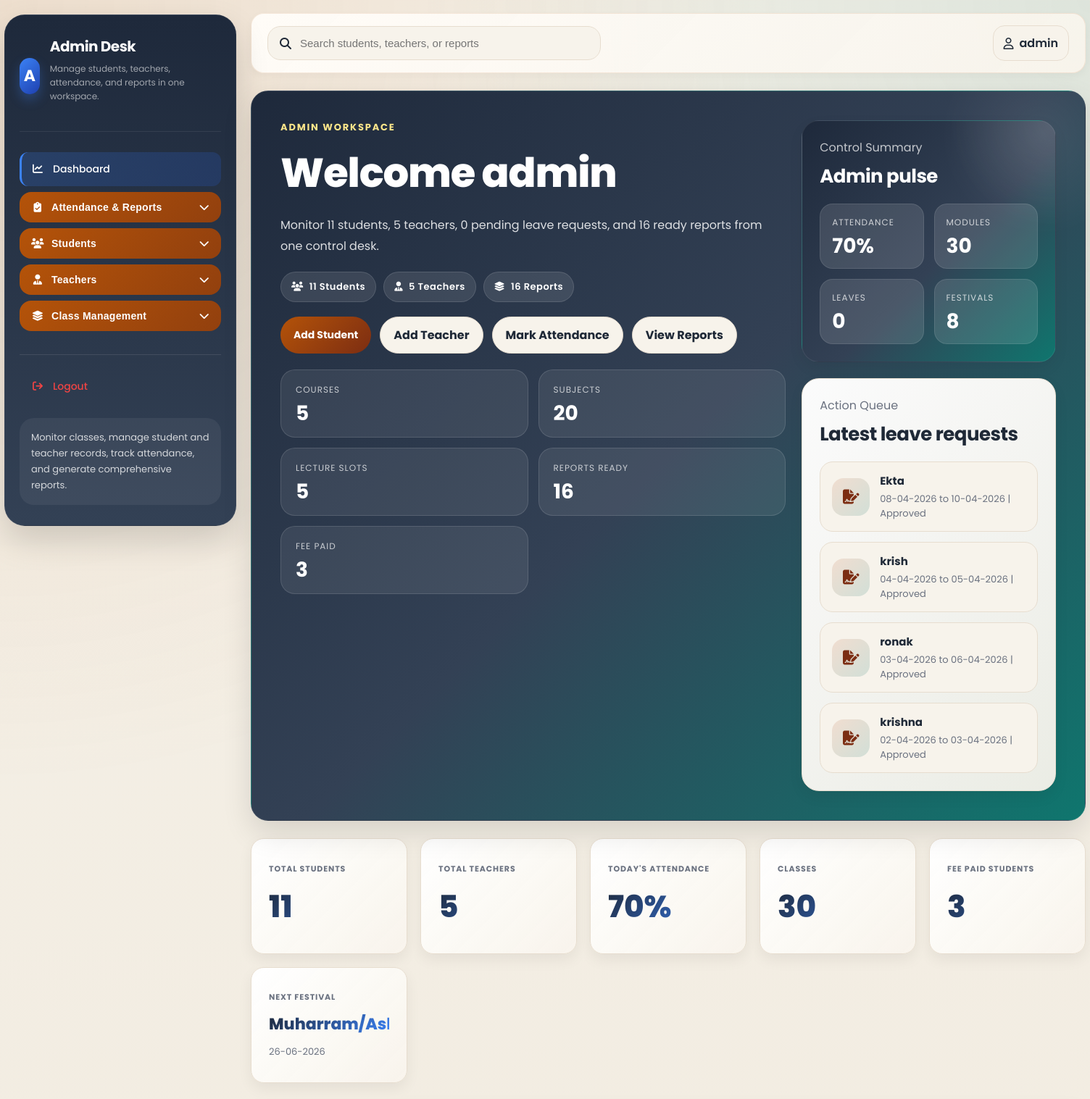
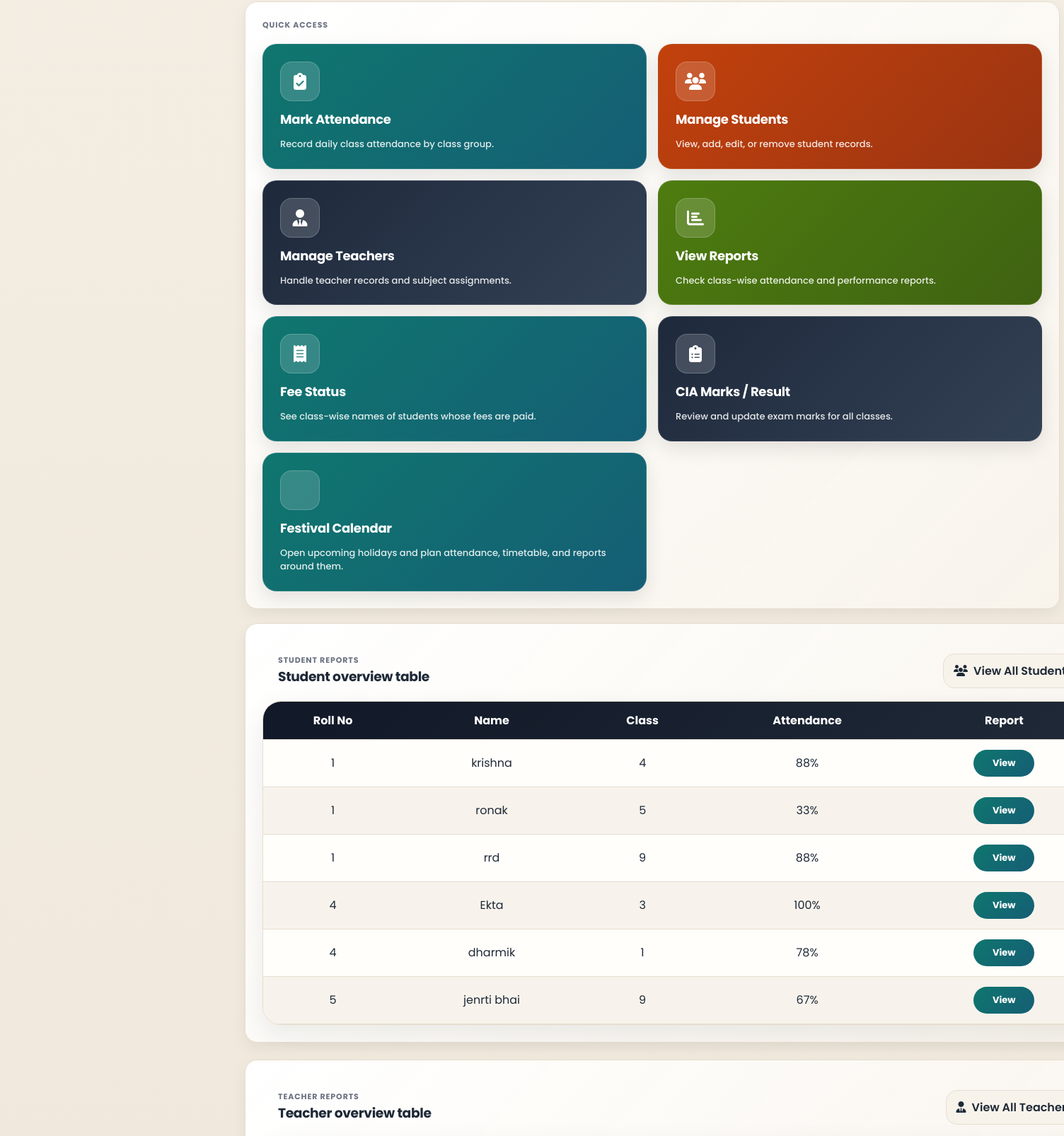
Page /admin (signed in, upper part) on the earlier database version (2 pictures, top to bottom).
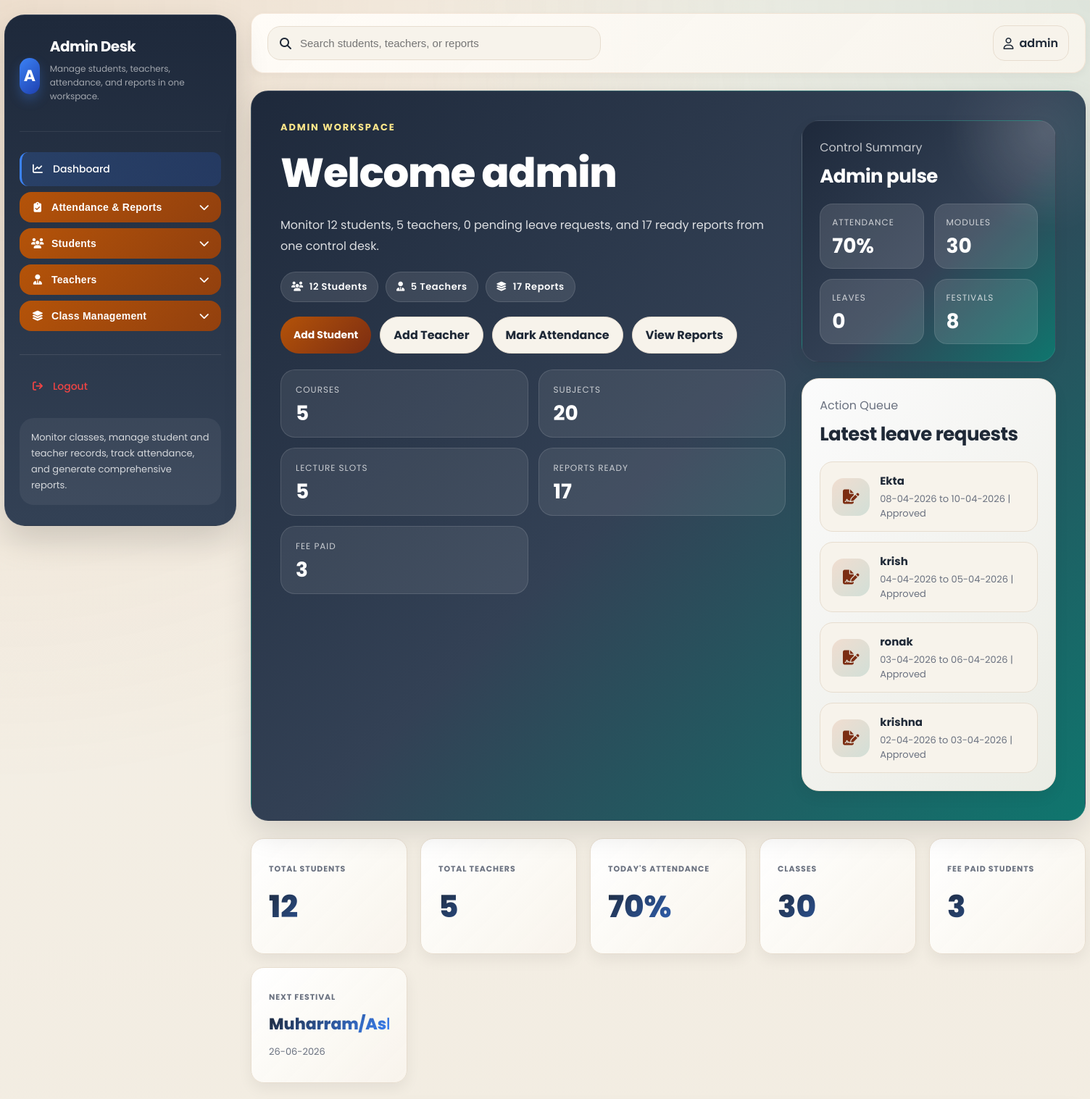
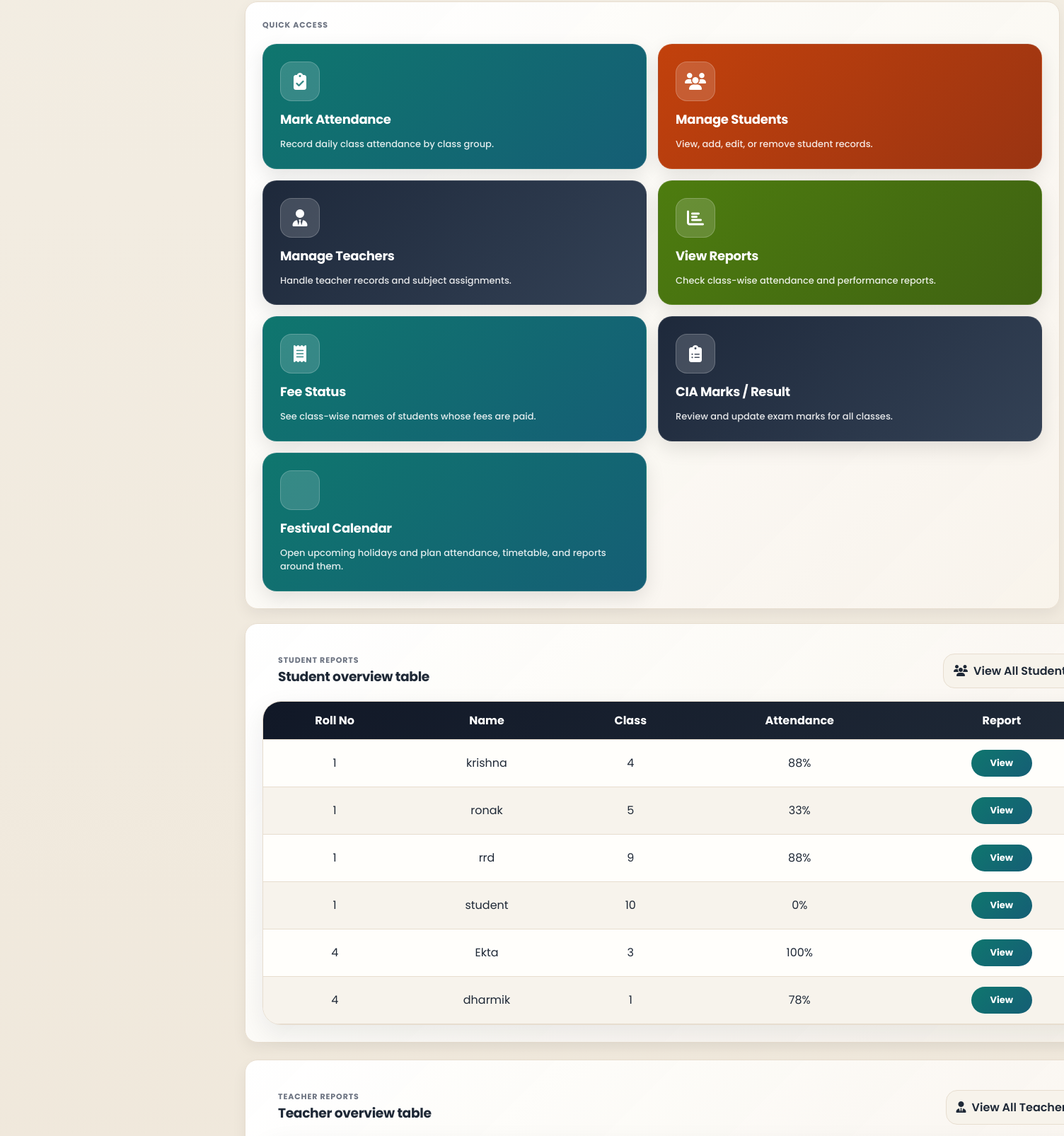
Same page on the later database version (2 pictures, top to bottom).
### tables this page shows
CREATE TABLE student_leaves(
            id INTEGER PRIMARY KEY AUTOINCREMENT,
            student_id INTEGER,
            leave_kind TEXT,
            leave_type TEXT,
            from_date TEXT,
            to_date TEXT,
            remarks TEXT,
            status TEXT DEFAULT 'Pending',
            created_at TEXT DEFAULT CURRENT_TIMESTAMP
        );

CREATE TABLE users(
        id INTEGER PRIMARY KEY AUTOINCREMENT,
        rollno INTEGER,
        username TEXT UNIQUE,
        password TEXT,
        gender TEXT,
        mobile TEXT,
        address TEXT,
        photo TEXT,
        enroll TEXT,
        blood TEXT,
        school TEXT,
        birthdate TEXT
    , role TEXT DEFAULT 'student', class TEXT);

### app.py (the view)
@app.route("/admin")
def admin():
    if "user" not in session:
        return redirect("/")
    if session.get("role") != "admin":
        return redirect("/admin_login")
    with db() as con:
        admin_user = con.execute(
            "SELECT * FROM users WHERE username=?",
            (session["user"],)
        ).fetchone()
        today_text = date.today().isoformat()
        users = con.execute("""
            SELECT
                users.*,
                SUM(CASE WHEN lecture_attendance.status='Present' THEN 1 ELSE 0 END) AS present_count,
                SUM(CASE WHEN lecture_attendance.status IN ('Present', 'Absent') THEN 1 ELSE 0 END) AS total_count
            FROM users
            LEFT JOIN lecture_attendance ON lecture_attendance.student_id = users.id
            WHERE users.role='student'
            GROUP BY users.id
            ORDER BY users.rollno, users.username
        """).fetchall()
        teachers = con.execute("""
            SELECT
                teachers.*,
                SUM(CASE WHEN teacher_attendance.status='Present' THEN 1 ELSE 0 END) AS present_count,
                COUNT(teacher_attendance.id) AS total_count
            FROM teachers
            LEFT JOIN teacher_attendance ON teacher_attendance.teacher_id = teachers.id
            GROUP BY teachers.id
            ORDER BY TRIM(teachers.name), teachers.username
            LIMIT 30
        """).fetchall()
        leave_requests = get_student_leave_requests(con, limit=12)
        student_present_total = sum((row["present_count"] or 0) for row in users)
        student_record_total = sum((row["total_count"] or 0) for row in users)
        attendance_health = int(safe_percent(student_present_total, student_record_total))
        course_count = con.execute("SELECT COUNT(*) FROM courses").fetchone()[0]
        subject_count = con.execute("SELECT COUNT(*) FROM subjects").fetchone()[0]
        lecture_slot_count = con.execute("SELECT COUNT(*) FROM lecture_slots").fetchone()[0]
        lecture_count = con.execute("SELECT COUNT(*) FROM lectures").fetchone()[0]
        pending_leave_count = con.execute(
            "SELECT COUNT(*) FROM student_leaves WHERE status='Pending'"
        ).fetchone()[0]
        paid_fee_count = con.execute(
            """
            SELECT COUNT(DISTINCT student_id)
            FROM fee_payments
            WHERE fee_type='Academic Fee'
            """
        ).fetchone()[0]
        open_modules = course_count + subject_count + lecture_slot_count
        reports_ready = len(users) + len(teachers)
        attendance_trend = get_recent_attendance_chart(con, limit=5)
        ensure_festival_calendar(con)
        festival_count = con.execute(
            "SELECT COUNT(*) FROM festivals WHERE festival_date >= ?",
            (today_text,)
        ).fetchone()[0]
        next_festival = con.execute(
            """
            SELECT festival_date, name
            FROM festivals
            WHERE festival_date >= ?
            ORDER BY festival_date, id
            LIMIT 1
            """,
            (today_text,)
        ).fetchone()
    search_items = [
        {"label": "Student List", "meta": "View all students", "url": "/list"},
        {"label": "Teachers List", "meta": "Manage teacher records", "url": "/teachers"},
        {"label": "Attendance", "meta": "Open daily attendance", "url": "/attendance"},
        {"label": "Lecture Attendance", "meta": "Open lecture attendance", "url": "/lecture_attendance"},
        {"label": "Teacher Attendance", "meta": "Track teacher attendance", "url": "/teacher_attendance"},
        {"label": "Courses", "meta": "Manage courses", "url": "/courses"},
        {"label": "Subjects", "meta": "Manage subjects", "url": "/subjects"},
        {"label": "Manage Timetable", "meta": "Build a new timetable", "url": "/manage_timetable"},
        {"label": "Weekly Report", "meta": "Open weekly attendance report", "url": "/weekly_attendance"},
        {"label": "Timetable", "meta": "Open lecture timetable", "url": "/timetable"},
        {"label": "Fee Status", "meta": "See students who paid class fees", "url": "/fee_status"},
    ]
    for student in users[:50]:
        search_items.append({
            "label": student["username"],
            "meta": f"Student report | Roll No: {student['rollno'] or '-'}",
            "url": f"/report/{student['id']}"
        })
    for teacher in teachers:
        teacher_name = teacher["name"] or teacher["username"] or "Teacher"
        teacher_username = teacher["username"] or "-"
        teacher_subject = teacher["subject"] or "No subject assigned"
        search_items.append({
            "label": teacher_name,
            "meta": f"Teacher | {teacher_subject} | {teacher_username}",
            "url": f"/teacher_report/{teacher['id']}"
        })
    return render_template(
        "admin/admin.html",
        users=users,
        teachers=teachers,
        admin_user=admin_user,
        search_items=search_items,
        leave_requests=leave_requests,
        attendance_health=attendance_health,
        open_modules=open_modules,
        reports_ready=reports_ready,
        course_count=course_count,
        subject_count=subject_count,
        lecture_slot_count=lecture_slot_count,
        lecture_count=lecture_count,
        festival_count=festival_count,
        next_festival=next_festival,
        pending_leave_count=pending_leave_count,
        paid_fee_count=paid_fee_count,
        student_report_count=len(users),
        teacher_report_count=len(teachers),
        attendance_trend=attendance_trend,
        weekly_timetable=get_weekly_timetable(),
    )

### app.py (called while the page is built)
def db():
    con = sqlite3.connect(app.config["DATABASE_PATH"])
    con.row_factory = sqlite3.Row
    return con

def format_display_date(value):
    try:
        return date.fromisoformat(value).strftime("%d-%m-%Y")
    except (TypeError, ValueError):
        return value or "-"

def format_timetable_range(start_time, end_time):
    if start_time and end_time:
        return f"{start_time} to {end_time}"
    return start_time or end_time or ""

def get_weekly_timetable(con=None):
    owns_connection = con is None
    if owns_connection:
        con = db()
    try:
        rows = fetch_timetable_rows(con)
    finally:
        if owns_connection:
            con.close()
    return {
        "meta": TIMETABLE_META,
        "days": TIMETABLE_DAYS,
        "rows": rows or TIMETABLE_ROWS,
    }

def safe_percent(part, total):
    return round((part * 100 / total), 0) if total else 0

### templates/admin/admin.html (shortened to what the changed rows need)
<!DOCTYPE html>
<html lang="en">
<head>
    <link rel="stylesheet" href="https://cdnjs.cloudflare.com/ajax/libs/font-awesome/6.5.2/css/all.min.css">
    <link rel="stylesheet" href="{{ url_for('static', filename='style.css') }}">
</head>
<body>
    <div class="app-layout">
        {% include "admin/_sidebar.html" %}
        <main class="app-main">
            <section class="dashboard-hero admin-hero-shell">
                <div class="admin-hero-grid">
                    <div>
                        <div class="section-title" style="color:#fde68a;">Admin Workspace</div>
                        <h1 style="margin:0;">Welcome {{ admin_user.username if admin_user else "Admin" }}</h1>
                        <p>Monitor {{ users|length }} students, {{ teachers|length if teachers else 0 }} teachers, {{ pending_leave_count }} pending leave requests, and {{ reports_ready }} ready reports from one control desk.</p>
                        <div class="dashboard-chip-row">
                            <a href="/list" class="hero-chip"><i class="fa-solid fa-users"></i> {{ users|length }} Students</a>
                            <a href="/teachers" class="hero-chip"><i class="fa-solid fa-user-tie"></i> {{ teachers|length if teachers else 0 }} Teachers</a>
                            <a href="/class_reports" class="hero-chip"><i class="fa-solid fa-layer-group"></i> {{ reports_ready }} Reports</a>
                        </div>
                        <div class="action-row">
                            <a href="/signup" class="primary-link">Add Student</a>
                            <a href="/add_teacher" class="secondary-link">Add Teacher</a>
                            <a href="/attendance_by_class" class="secondary-link">Mark Attendance</a>
                            <a href="/class_reports" class="secondary-link">View Reports</a>
                        </div>
                        <div class="admin-inline-grid">
                            <a href="/courses" class="admin-inline-card">
                            </a>
                            <a href="/subjects" class="admin-inline-card">
                            </a>
                            <a href="/manage_timetable" class="admin-inline-card">
                            </a>
                            <a href="/weekly_attendance" class="admin-inline-card">
                                <span>Reports Ready</span>
                                <strong>{{ reports_ready }}</strong>
                            </a>
                            <a href="/fee_status" class="admin-inline-card">
                            </a>
                        </div>
                    </div>
                    <aside class="teacher-side-stack">
                        <section class="teacher-side-card">
                            <div class="teacher-agenda-list">
                                {% for leave in leave_requests[:4] %}
                                <div class="teacher-agenda-item">
                                    <div class="teacher-agenda-icon"><i class="fa-solid fa-file-signature"></i></div>
                                    <div>
                                        <strong>{{ leave.username or 'Student' }}</strong>
                                        <span>{{ leave.from_date|display_date }} to {{ leave.to_date|display_date }} | {{ leave.status or 'Pending' }}</span>
                                    </div>
                                </div>
                                {% else %}
                                <div class="empty-copy">No leave requests available right now.</div>
                                {% endfor %}
                            </div>
                        </section>
                    </aside>
                </div>
            </section>
            <section class="dashboard-stat-grid">
                <a href="/list" class="dashboard-stat-card">
                    <div class="label">Total Students</div>
                    <div class="value">{{ users|length }}</div>
                </a>
            </section>
            <section class="dashboard-grid" style="margin-top:20px;">
                <div class="dashboard-mini-card">
                    <div class="table-shell table-shell--scroll" style="margin-top:18px;">
                        <table>
                            <thead>
                                <tr>
                                    <th>Roll No</th>
                                    <th>Name</th>
                                    <th>Class</th>
                                    <th>Attendance</th>
                                    <th>Report</th>
                                </tr>
                            </thead>
                            <tbody>
                                {% for student in users[:6] %}
                                <tr>
                                    <td>{{ student.rollno or '-' }}</td>
                                    <td>{{ student.username }}</td>
                                    <td>{{ student.class or '-' }}</td>
                                    <td>
                                        {% set present_count = student.present_count or 0 %}
                                        {% set total_count = student.total_count or 0 %}
                                        {{ ((present_count / total_count) * 100)|round(0)|int if total_count else 0 }}%
                                    </td>
                                    <td><a href="/report/{{ student.id }}" class="btn-edit">View</a></td>
                                </tr>
                                {% else %}
                                <tr>
                                    <td colspan="5" class="empty-copy">No students added yet.</td>
                                </tr>
                                {% endfor %}
                            </tbody>
                        </table>
                    </div>
                </div>
            </section>
        </main>
    </div>
</body>
</html>

Differences in the rows shown:
no longer on this page (row unchanged): users: rollno "5", username "jenrti bhai", class "9", value "67"
added users: rollno "1", username "student", class "10", value "0"
Other differences:
{{ users|length }}: "11" → "12"
{{ reports_ready }}: "16" → "17"
